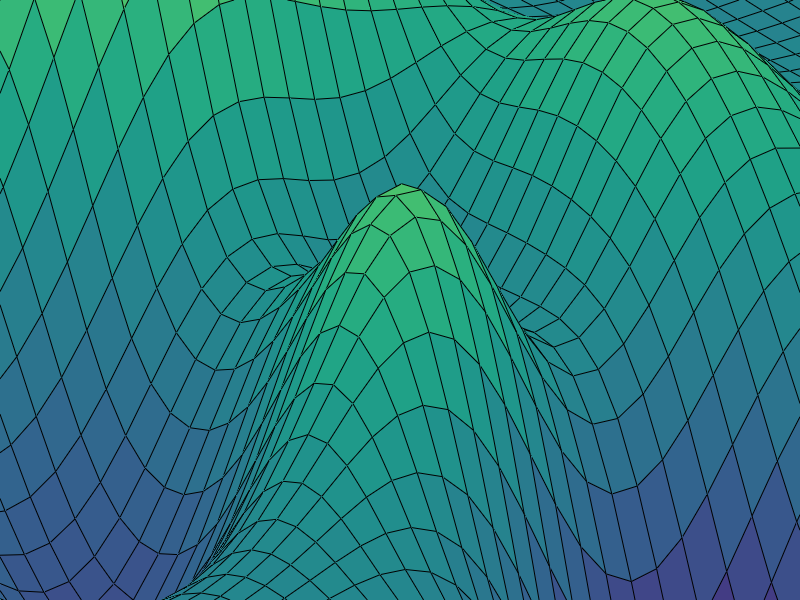

Recreate this plot in MATLAB. (Note: this script raises an error after producing the figure.)
set(gcf, 'Color', [1,1,1]);

surf(peaks)
axis vis3d
t = 0:pi/20:2*pi;
dx = sin(t)./40;
dy = t./1000;
dz = t./1000;
camzoom(4);
axis off;
for i = 1:length(t);
    camdolly(dx(i),dy(i),dz(i))
    drawnow
end